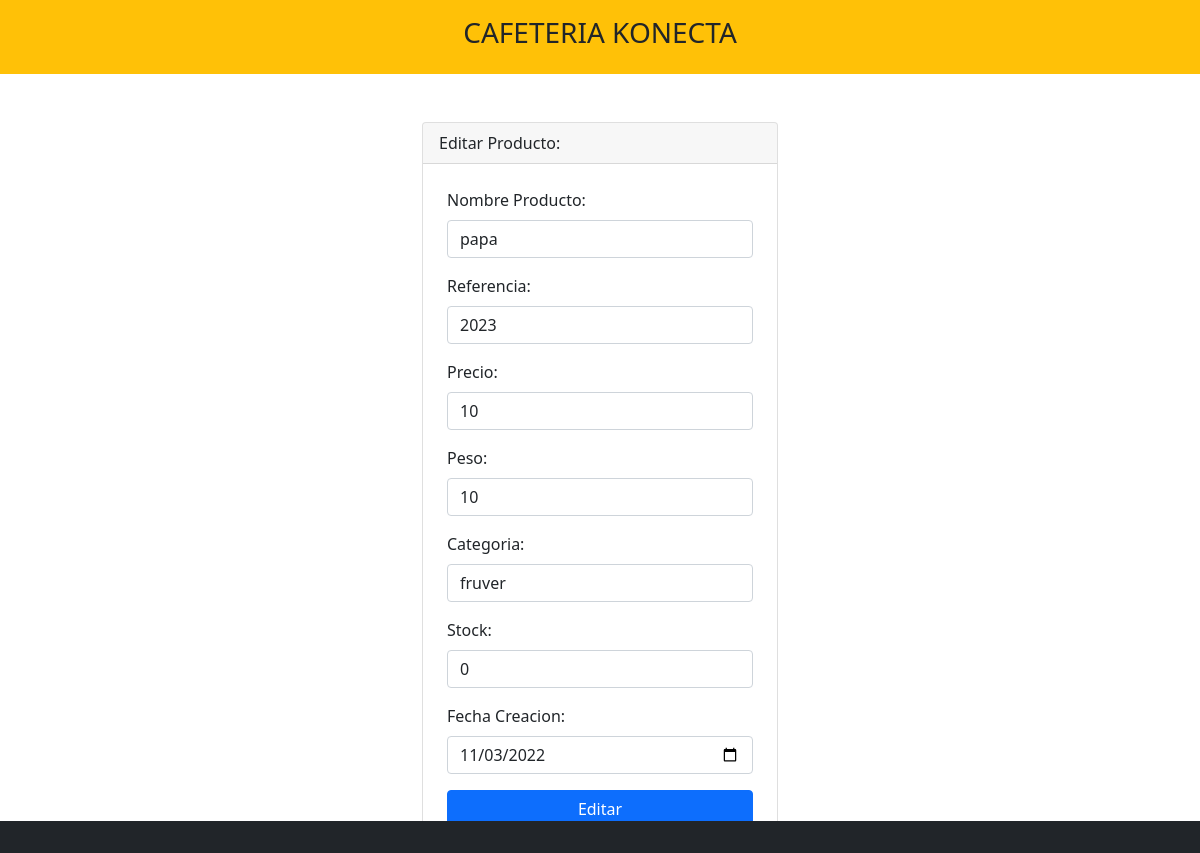
Screenshot of /editar.php?id=1 with the database file from the repository.
### tables this page shows
CREATE TABLE `producto` (
  `id` int(11) NOT NULL,
  `Nombre_Producto` varchar(200) NOT NULL,
  `Referencia` varchar(200) NOT NULL,
  `Precio` int(10) NOT NULL,
  `Peso` int(10) NOT NULL,
  `Categoria` varchar(200) NOT NULL,
  `Stock` int(10) NOT NULL,
  `Fecha_Creacion` date NOT NULL
);

### editar.php (the view, shortened to what this page needs)
<?php include 'template/header.php' ?>
<?php
     include_once 'model/conexion.php';
     $id=$_GET['id'];
    $sentencia = $bd->prepare("select * from  producto where id = ?;");
    $sentencia->execute([$id]);
    $producto = $sentencia->fetch(PDO::FETCH_OBJ);
?>
<div class="container mt-5">
    <div class="row justify-content-center">
        <div class="col-md-4">
            <div class="card">
                <div class="card-header">
                    Editar Producto:
                </div>
                <form class="p-4" method="POST" action="editarProceso.php">
                    <div class="mb-3">
                        <label class="form-label">Nombre Producto: </label>
                        <input type="text" class="form-control" name="txtNombre" required
                        value="<?php echo $producto->Nombre_Producto; ?>">
                    </div>
                     <div class="mb-3">
                        <label class="form-label">Referencia: </label>
                        <input type="text" class="form-control" name="txtReferencia" required
                        value="<?php echo $producto->Referencia; ?>">
                    </div>
                    <div class="mb-3">
                        <label class="form-label">Precio: </label>
                        <input type="number" class="form-control" name="txtPrecio" autofocus required
                        value="<?php echo $producto->Precio; ?>">
                    </div>
                    <div class="mb-3">
                        <label class="form-label">Peso: </label>
                        <input type="number" class="form-control" name="txtPeso" autofocus required
                        value="<?php echo $producto->Peso; ?>">
                    </div>
                    <div class="mb-3">
                        <label class="form-label">Categoria: </label>
                        <input type="text" class="form-control" name="txtCategoria" autofocus required
                        value="<?php echo $producto->Categoria; ?>">
                    </div>
                     <div class="mb-3">
                        <label class="form-label">Stock: </label>
                        <input type="number" class="form-control" name="txtStock" autofocus required
                        value="<?php echo $producto->Stock; ?>">
                    </div>
                     <div class="mb-3">
                        <label class="form-label">Fecha Creacion: </label>
                        <input type="date" class="form-control" name="txtFecha" autofocus required
                        value="<?php echo $producto->Fecha_Creacion; ?>">
                    </div>
                    <div class="d-grid">
                        <input type="submit" class="btn btn-primary" value="Editar">
                    </div>
                </form>
            </div>
        </div>
    </div>
</div>
<?php include 'template/footer.php' ?>

### rows the page displays
producto: txtNombre "papa", txtReferencia "2023", txtPrecio "10", txtPeso "10", txtCategoria "fruver", txtStock "0", txtFecha "11/03/2022"
